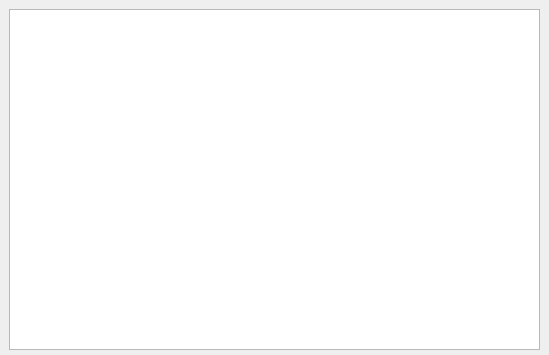
<?xml version="1.0" encoding="UTF-8"?>
<ui version="4.0">
 <class>Storage</class>
 <widget class="QDialog" name="Storage">
  <property name="geometry">
   <rect>
    <x>0</x>
    <y>0</y>
    <width>549</width>
    <height>355</height>
   </rect>
  </property>
  <property name="palette">
   <palette>
    <active>
     <colorrole role="Button">
      <brush brushstyle="SolidPattern">
       <color alpha="255">
        <red>0</red>
        <green>0</green>
        <blue>0</blue>
       </color>
      </brush>
     </colorrole>
     <colorrole role="Text">
      <brush brushstyle="SolidPattern">
       <color alpha="255">
        <red>106</red>
        <green>0</green>
        <blue>79</blue>
       </color>
      </brush>
     </colorrole>
     <colorrole role="ButtonText">
      <brush brushstyle="SolidPattern">
       <color alpha="255">
        <red>255</red>
        <green>122</green>
        <blue>5</blue>
       </color>
      </brush>
     </colorrole>
     <colorrole role="PlaceholderText">
      <brush brushstyle="SolidPattern">
       <color alpha="128">
        <red>106</red>
        <green>0</green>
        <blue>79</blue>
       </color>
      </brush>
     </colorrole>
    </active>
    <inactive>
     <colorrole role="Button">
      <brush brushstyle="SolidPattern">
       <color alpha="255">
        <red>0</red>
        <green>0</green>
        <blue>0</blue>
       </color>
      </brush>
     </colorrole>
     <colorrole role="Text">
      <brush brushstyle="SolidPattern">
       <color alpha="255">
        <red>106</red>
        <green>0</green>
        <blue>79</blue>
       </color>
      </brush>
     </colorrole>
     <colorrole role="ButtonText">
      <brush brushstyle="SolidPattern">
       <color alpha="255">
        <red>255</red>
        <green>122</green>
        <blue>5</blue>
       </color>
      </brush>
     </colorrole>
     <colorrole role="PlaceholderText">
      <brush brushstyle="SolidPattern">
       <color alpha="128">
        <red>106</red>
        <green>0</green>
        <blue>79</blue>
       </color>
      </brush>
     </colorrole>
    </inactive>
    <disabled>
     <colorrole role="Button">
      <brush brushstyle="SolidPattern">
       <color alpha="255">
        <red>0</red>
        <green>0</green>
        <blue>0</blue>
       </color>
      </brush>
     </colorrole>
     <colorrole role="Text">
      <brush brushstyle="SolidPattern">
       <color alpha="255">
        <red>120</red>
        <green>120</green>
        <blue>120</blue>
       </color>
      </brush>
     </colorrole>
     <colorrole role="ButtonText">
      <brush brushstyle="SolidPattern">
       <color alpha="255">
        <red>120</red>
        <green>120</green>
        <blue>120</blue>
       </color>
      </brush>
     </colorrole>
     <colorrole role="PlaceholderText">
      <brush brushstyle="SolidPattern">
       <color alpha="128">
        <red>0</red>
        <green>0</green>
        <blue>0</blue>
       </color>
      </brush>
     </colorrole>
    </disabled>
   </palette>
  </property>
  <property name="windowTitle">
   <string>Dialog</string>
  </property>
  <widget class="QListWidget" name="listWidget">
   <property name="geometry">
    <rect>
     <x>9</x>
     <y>15</y>
     <width>531</width>
     <height>331</height>
    </rect>
   </property>
  </widget>
  <widget class="QTableWidget" name="tableWidget">
   <property name="geometry">
    <rect>
     <x>9</x>
     <y>9</y>
     <width>531</width>
     <height>341</height>
    </rect>
   </property>
  </widget>
 </widget>
 <resources/>
 <connections/>
</ui>
